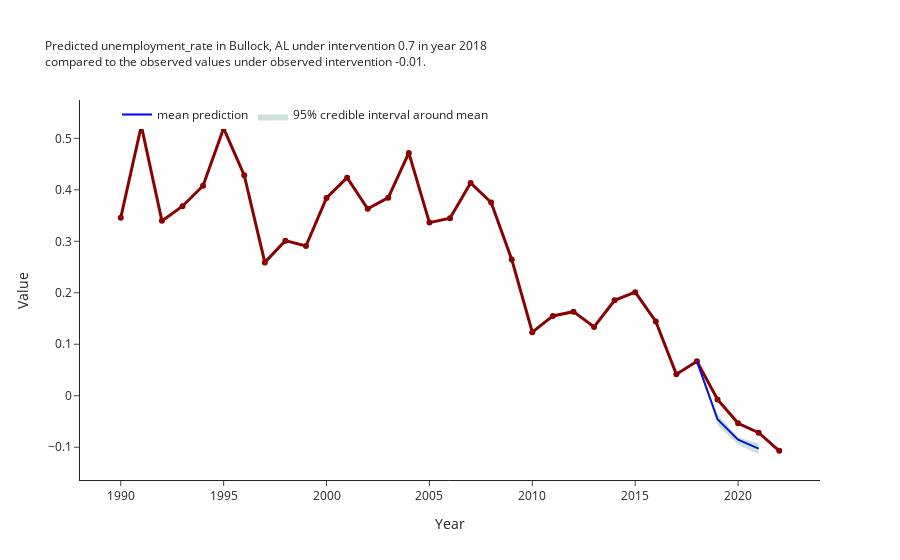

Here is the notebook cell this chart was saved with:
### Code cell
# this is the slim execution
def slim_run():
    ci = CausalInsight(
        outcome_dataset=outcome,
        intervention_dataset=intervention,
        num_samples=num_samples,
    )

    ci.get_tau_samples()
    ci.get_fips_predictions(intervened_value=intervened_value, fips=fips)
    ci.plot_predictions(range_multiplier=1)


profiler_slim = cProfile.Profile()

profiler_slim.enable()
slim_run()
profiler_slim.disable()


profiler_slim.print_stats(sort="cumulative")

### Figure 1 — Plotly figure (JSON) as saved in the notebook; plotly's stock layout.template omitted (floating-point values rounded to 4 significant figures)
{"data": [{"line": {"color": "darkred", "width": 3}, "mode": "lines+markers", "name": "Bullock County, AL", "showlegend": false, "text": "Bullock County, AL", "textposition": "top right", "type": "scatter", "x": [1990, 1991, 1992, 1993, 1994, 1995, 1996, 1997, 1998, 1999, 2000, 2001, 2002, 2003, 2004, 2005, 2006, 2007, 2008, 2009, 2010, 2011, 2012, 2013, 2014, 2015, 2016, 2017, 2018, 2019, 2020, 2021, 2022], "y": [0.346, 0.5245, 0.3397, 0.3682, 0.4079, 0.5195, 0.4286, 0.2591, 0.3013, 0.2908, 0.3843, 0.4236, 0.3632, 0.3848, 0.4718, 0.3363, 0.345, 0.4135, 0.3754, 0.2648, 0.1233, 0.1551, 0.1633, 0.1336, 0.1854, 0.2012, 0.1443, 0.04157, 0.06679, -0.007095, -0.05349, -0.0718, -0.107]}, {"line": {"color": "blue", "width": 2}, "mode": "lines", "name": "mean prediction", "text": [0.06679, -0.04582, -0.08551, -0.1027], "type": "scatter", "x": ["2018", "2019", "2020", "2021"], "y": [0.06679, -0.04582, -0.08551, -0.1027]}, {"fill": "toself", "fillcolor": "rgba(0,100,80,0.2)", "line": {"color": "rgba(255,255,255,0)"}, "name": "95% credible interval around mean", "type": "scatter", "x": ["2018", "2019", "2020", "2021", "2021", "2020", "2019", "2018"], "y": [0.06679, -0.03614, -0.08095, -0.09214, -0.1137, -0.09532, -0.05707, 0.06679]}], "layout": {"legend": {"orientation": "h", "traceorder": "normal", "x": 0.05, "y": 1}, "title": {"font": {"size": 12}, "text": "Predicted unemployment_rate in Bullock, AL under intervention 0.7 in year 2018<br>compared to the observed values under observed intervention -0.01."}, "xaxis": {"title": {"text": "Year"}}, "yaxis": {"range": [-0.1637, 0.5745], "title": {"text": "Value"}}}}
